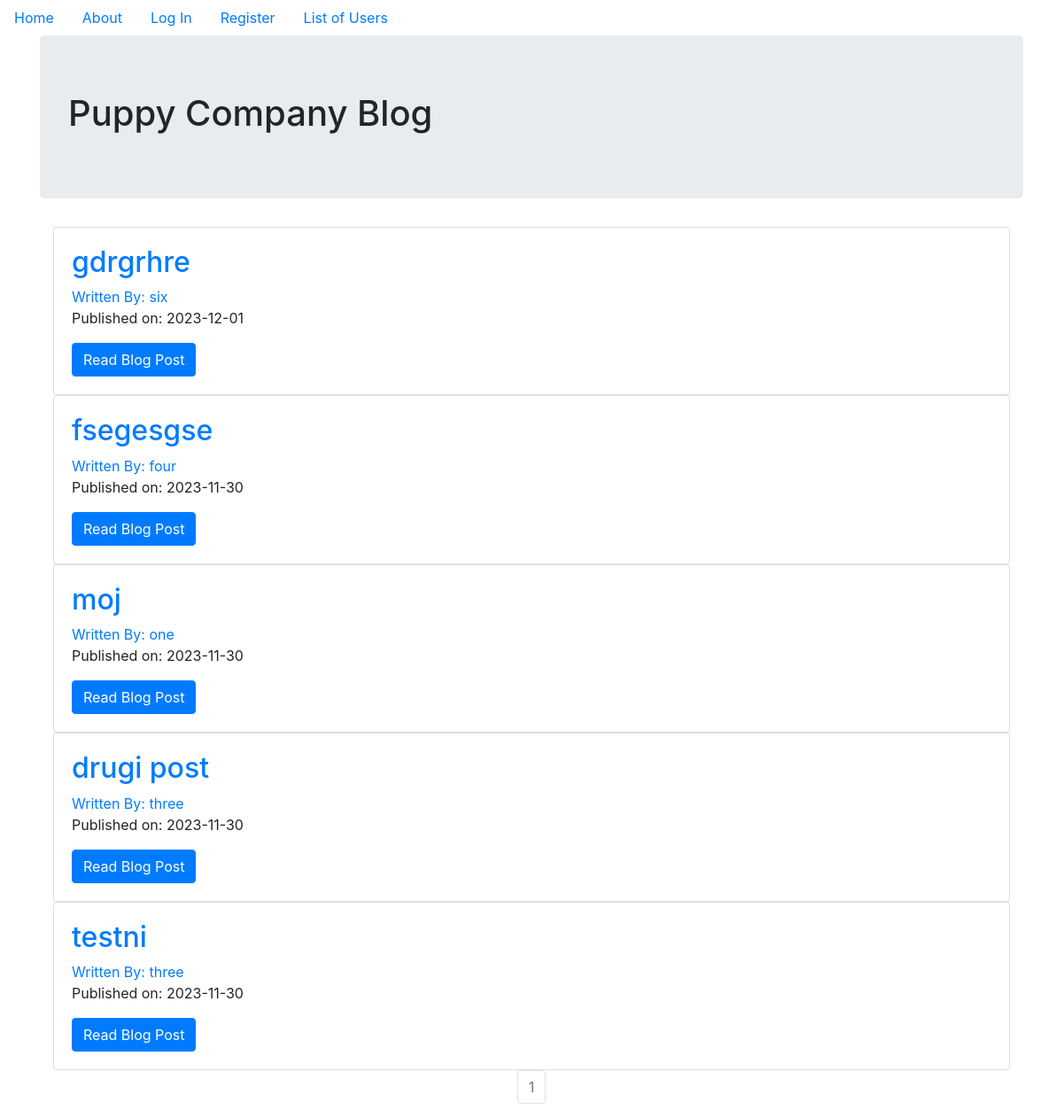
The page / on the database its author committed.
### myproject/models.py (models this page shows, shortened)
class BlogPost(db.Model):
    __tablename__='blogposts'
    id=db.Column(db.Integer, primary_key=True)
    user_id=db.Column(db.Integer,db.ForeignKey('users.id'),nullable=False)
    date=db.Column(db.DateTime,nullable=False,default=datetime.utcnow)
    title=db.Column(db.String(128),nullable=False)
    text=db.Column(db.Text,nullable=False)

class User(db.Model,UserMixin):
    __tablename__='users'
    id=db.Column(db.Integer, primary_key=True)
    email=db.Column(db.String(64),unique=True,index=True)
    username=db.Column(db.String(64),unique=True,index=True)
    password_hash=db.Column(db.String(256))
    profile_image=db.Column(db.String(64),nullable=False,default='default_profile.png')
    posts=db.relationship('BlogPost',backref='author',lazy=True)

### myproject/core/views.py (the view)
@core.route('/')
def index():
    page=request.args.get('page',1,type=int)
    blog_posts=BlogPost.query.order_by(BlogPost.date.desc()).paginate(page=page,per_page=5)
    return render_template('index.html',blog_posts=blog_posts)

### myproject/templates/index.html
{% extends 'base.html' %} {% block content %}
<div class="jumbotron">
  <h1>Puppy Company Blog</h1>
</div>
<div class="container">
  {% for post in blog_posts.items %}
  <div class="card">
    <div class="card-body">
      <h2>
        <a
          class="card-title"
          href="{{url_for('blog_posts.blog_post',blog_post_id=post.id)}}"
          >{{post.title}}</a
        >
      </h2>
      <a href="{{url_for('users.user_posts',username=post.author.username)}}"
        >Written By: {{post.author.username}}</a
      >
      <p>Published on: {{post.date.strftime('%Y-%m-%d')}}</p>
      <a
        class="btn btn-primary"
        href="{{url_for('blog_posts.blog_post',blog_post_id=post.id)}}"
        >Read Blog Post</a
      >
    </div>
  </div>
  {% endfor %}
</div>
<nav aria-label="Page Navigation example">
  <ul class="pagination justify-content-center">
    {% for page_num in
    blog_posts.iter_pages(left_edge=1,right_edge=1,left_current=1,right_current=2)
    %} {% if blog_posts.page == page_num %}
    <li class="page-item disabled">
      <a class="page-link" href="{{url_for('core.index',page=page_num)}}"
        >{{ page_num}}</a
      >
    </li>
    {% else %}
    <li class="page-item">
      <a class="page-link" href="{{url_for('core.index',page=page_num)}}"
        >{{ page_num}}</a
      >
    </li>
    {% endif %} {% endfor %}
  </ul>
</nav>
{% endblock %}

### myproject/templates/base.html (shortened to what this page needs)
<!DOCTYPE html>
<html lang="en">
  <head>
    <link
      rel="stylesheet"
      href="https://maxcdn.bootstrapcdn.com/bootstrap/4.0.0/css/bootstrap.min.css"
    />
  </head>
  <body>
    <ul class="nav">
      <li class="nav-link">
        <a href="{{url_for('core.index')}}">Home</a>
      </li>
      <li class="nav-link">
        <a href="{{url_for('core.info')}}">About</a>
      </li>
      {% if current_user.is_authenticated %}
      <li class="nav-link">
        <a href="{{url_for('users.logout')}}">Log Out</a>
      </li>
      <li class="nav-link">
        <a href="{{url_for('users.account')}}">Account</a>
      </li>
      <li class="nav-link">
        <a href="{{url_for('blog_posts.create')}}">Create Post</a>
      </li>
      {% else %}
      <li class="nav-link">
        <a href="{{url_for('users.login')}}">Log In</a>
      </li>
      <li class="nav-link">
        <a href="{{url_for('users.register')}}">Register</a>
      </li>
      <li class="nav-link">
        <a href="{{url_for('users.list_of_users')}}">List of Users</a>
      </li>
      {% endif %}
    </ul>
    <div class="container">{% block content %} {% endblock %}</div>
  </body>
</html>

### rows shown on the page
BlogPost: title "gdrgrhre", author.username "six", date "2023-12-01"
BlogPost: title "fsegesgse", author.username "four", date "2023-11-30"
BlogPost: title "moj", author.username "one", date "2023-11-30"
BlogPost: title "drugi post", author.username "three", date "2023-11-30"
BlogPost: title "testni", author.username "three", date "2023-11-30"

### other values the page prints
{{ page_num }} "1"
